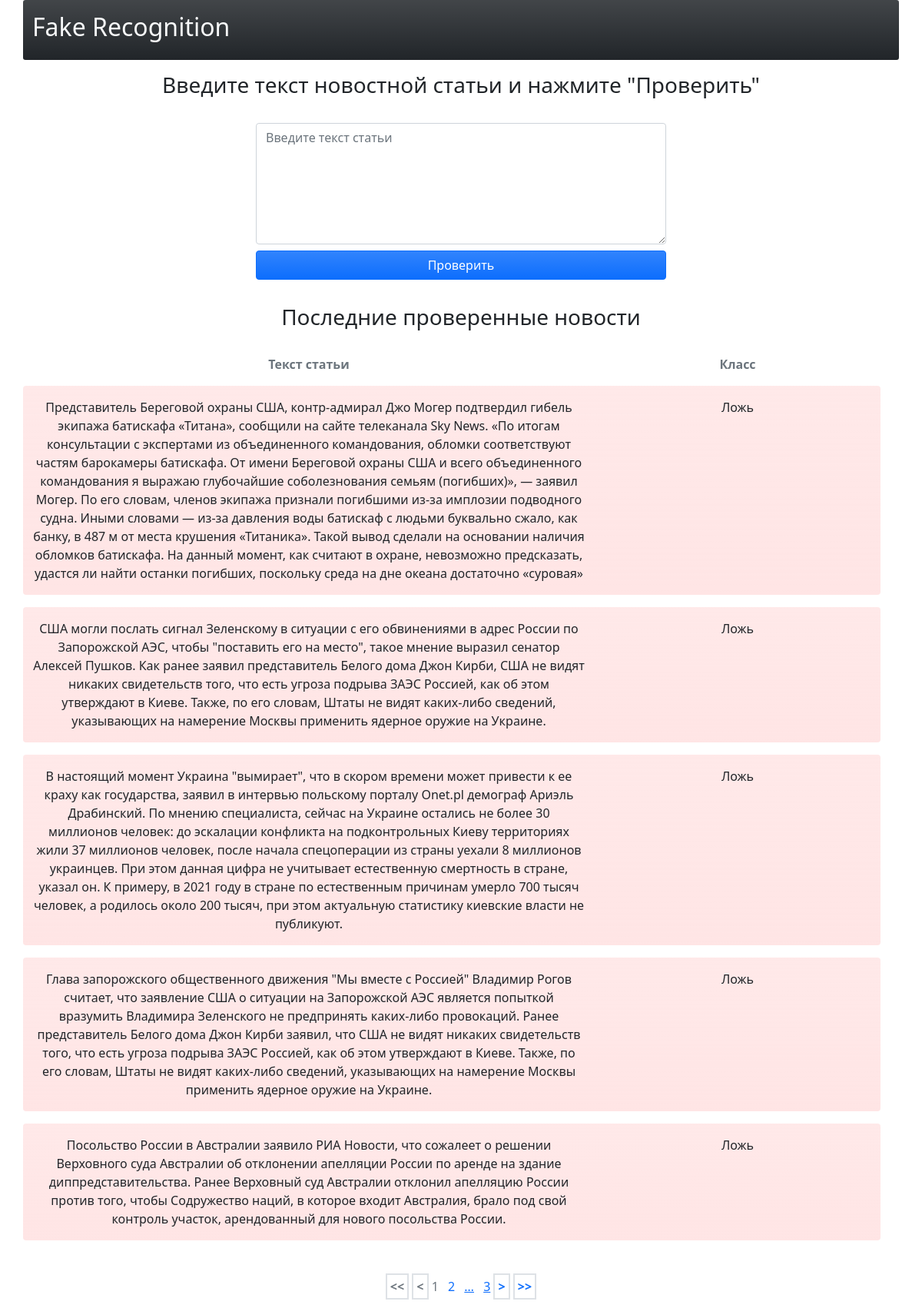
Before: / with the older database file.
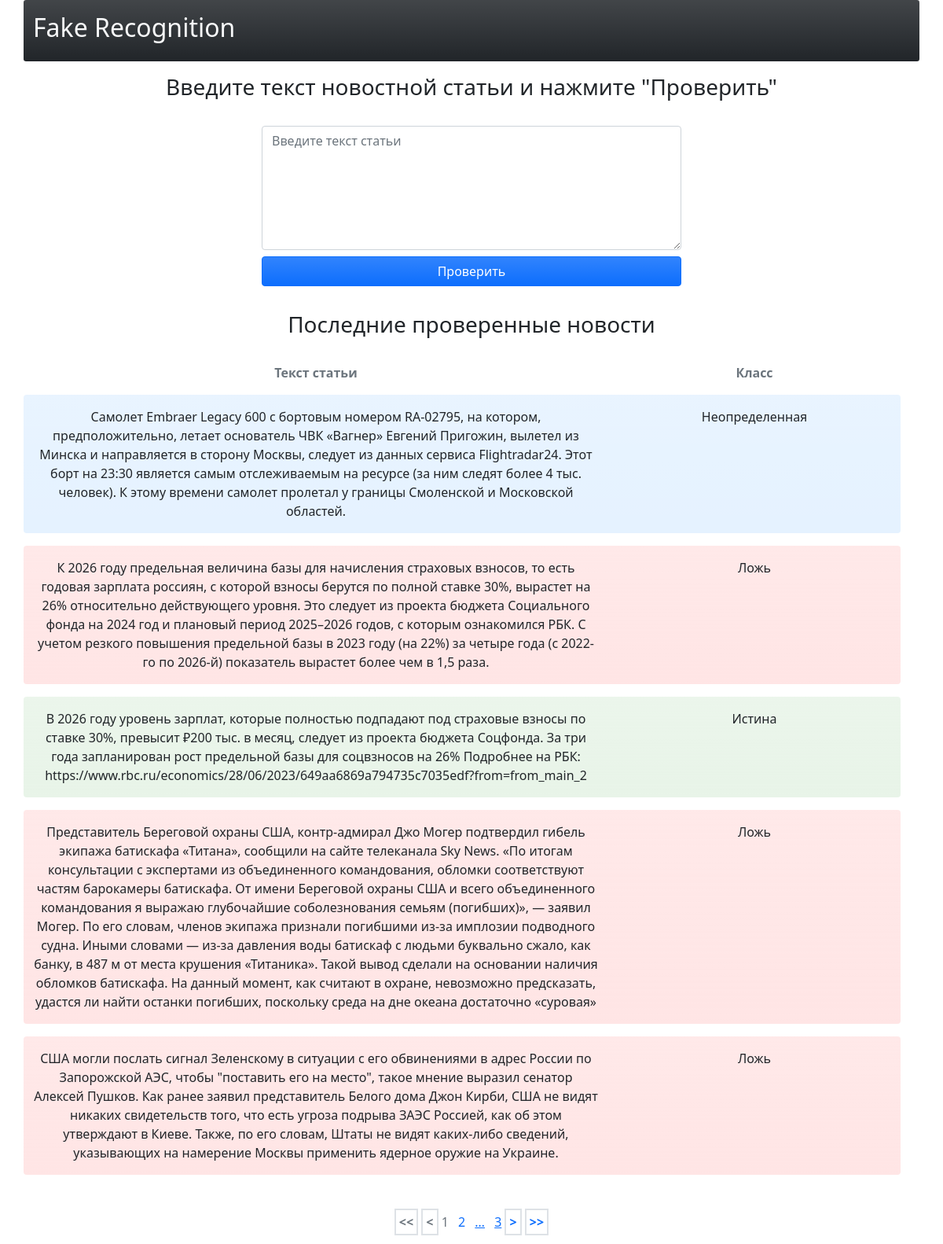
After: the same page with the newer database file.
### news_check/models.py (models this page shows)
class Article(models.Model):
    title = models.CharField('Название статьи', max_length=400, blank=True, null=True)
    text = models.TextField('Текст статьи')
    date = models.DateTimeField('Дата анализа статьи', default=datetime.datetime.now())
    category = models.CharField(
        choices=Categories.choices,
        verbose_name='Категория',
        max_length=30,
        blank=True,
        null=True
    )
    class Meta:
        verbose_name = 'Статья'
        verbose_name_plural = 'Статьи'
        ordering=('-date',)

### news_check/views.py (the view)
# urls.py: path('', view=ArticleListView.as_view(), name='home'),
class ArticleListView(ListView):
    model = Article
    context_object_name = 'articles'
    template_name = 'news_check/index.html'
    paginate_by = 5
    def get_queryset(self):
        return Article.objects.all()
    def get_context_data(self, **kwargs: Any) -> dict[str, Any]:
        context = super().get_context_data(**kwargs)
        context['form'] = ArticleForm
        return context

### news_check/templates/news_check/index.html (shortened to what this page needs)
{% load static %}
{% load widget_tweaks %}
<!DOCTYPE html>
<html lang="en">
<head>
    <link rel="stylesheet" href="../../../static/bootstrap5.0.2/css/bootstrap.css">
    <link rel="stylesheet" href="../../../static/main.css">
</head>
<body>
    <div class="container bg-dark bg-gradient rounded-1">
        <div class="row py-3">
            <div class="col">
                <a class="text-decoration-none text-light" href="{% url 'home' %}"><h2>Fake Recognition</h2></a>
            </div>
        </div>
    </div>
    <div class="container my-3 text-center">
        <h3 class="pb-3">Введите текст новостной статьи и нажмите "Проверить"</h3>
        <div class="row mx-auto pt-2">
        </div>
        <div class="row mx-auto">
            <div class="col-lg-3 col-md-2"></div>
            <div class="col-md-8 col-lg-6">
                <form class="nopadding" id="add_article" method="POST" action="{% url 'create_article' %}">
                    {% for field in form.visible_fields %}
                    <div class="form-group">
                        {{ field|add_class:'form-control' }}
                    </div>
                    {% endfor %}
                </form>
            </div>
            <div class="col-lg-3 col-md-2"></div>
        </div>
        <div class="row mx-auto pt-2">
            <div class="col-lg-3 col-md-2"></div>
            <div class="col-md-8 col-lg-6">
                <button form="add_article" type="submit" class="btn btn-primary bg-gradient px-5 w-100">Проверить</button>
            </div>
            <div class="col-lg-3 col-md-2"></div>
        </div>
    </div>
    <div class="container my-3 pb-3 text-center">
            <h3 class="py-3">Последние проверенные новости</h3>
            <div class="row w-100 mt-3 fw-bold text-secondary">
                <div class="col-8">Текст статьи</div>
                <div class="col-4">Класс</div>
            </div>
            {% for i in page_obj %}
            {% if i.category == 'Истина' %}
            <div class="row w-100 bg-true bg-gradient my-3 rounded-2">
                <p>
                    <div class="col-8">{{i.text}}</div>
                    <div class="col-4">{{i.category}}</div>
                </p>
            </div>
            {% elif i.category == 'Ложь' %}
            <div class="row w-100 bg-false bg-gradient my-3 rounded-2">
                <p>
                    <div class="col-8">{{i.text}}</div>
                    <div class="col-4">{{i.category}}</div>
                </p>
            </div>
            {% else %}
            <div class="row w-100 bg-fakerec bg-gradient my-3 rounded-2">
                <p>
                    <div class="col-8">{{i.text}}</div>
                    <div class="col-4">{{i.category}}</div>
                </p>
            </div>
            {% endif %}
            {% endfor %}
        </div>
    <nav class="container text-center mb-3">
        {% if page_obj.has_previous %}
            <a class="text-decoration-none p-1 border border-2 fw-bold" href="?page=1"><<</a>
            <a class="text-decoration-none p-1 border border-2 fw-bold" href="?page={{ page_obj.previous_page_number }}"><</a>
        {% else %}
            <a class="text-decoration-none p-1 border border-2 text-secondary fw-bold"><<</a>
            <a class="text-decoration-none p-1 border border-2 text-secondary fw-bold"><</a>
        {% endif %}
        {% for i in page_obj.paginator.page_range %}
            {% if page_obj.number == i %}
                <a class="pe-2 text-decoration-none text-secondary" href="#">{{ i }}</a>
            {% elif i > page_obj.number|add:'-2' and i < page_obj.number|add:'2' %}
                <a class="pe-2 text-decoration-none" href="?page={{ i }}">{{ i }}</a>
            {% endif %}
        {% endfor %}
        {% if page_obj.paginator.num_pages >= page_obj.number|add:'2' %}
            <a class="pe-2" href="?page={{ page_obj.number|add:'-2' }}">&hellip;</a>
            <a href="?page={{ page_obj.paginator.num_pages }}">{{ page_obj.paginator.num_pages }}</a>
        {% endif %}
        {% if page_obj.has_next %}
            <a class="p-1 text-decoration-none border border-2 fw-bold" href="?page={{ page_obj.next_page_number }}">></a>
            <a class="p-1 text-decoration-none border border-2 fw-bold" href="?page={{ page_obj.paginator.num_pages }}">>></a>
        {% else %}
            <a class="text-decoration-none p-1 border border-2 text-secondary fw-bold">></a>
            <a class="text-decoration-none p-1 border border-2 text-secondary fw-bold">>></a>
        {% endif %}
    </nav>
</body>
</html>

### static/main.css (style rules this page uses)
.nopadding { padding: 0 !important; }
.bg-fakerec { background-color: #e5f2ff !important; }
.bg-true { background-color: rgba(0, 128, 0, 0.09); }
.bg-false { background-color: rgba(255, 0, 0 , 0.1); }

Changed rows visible on the page:
no longer on this page (row unchanged): Article: text "В настоящий момент Украина \"вымирает\", что в скором времени может привести к ее краху как государства, заявил в интервью польскому порталу Onet.pl демограф Ариэль Драбинский. По мнению специалиста, сейчас на Украине остались не более 30 миллионов человек: до эскалации конфликта на подконтрольных Киеву территориях жили 37 миллионов человек, после начала спецоперации из страны уехали 8 миллионов украинцев. При этом данная цифра не учитывает естественную смертность в стране, указал он. К примеру, в 2021 году в стране по естественным причинам умерло 700 тысяч человек, а родилось около 200 тысяч, при этом актуальную статистику киевские власти не публикуют.", category "Ложь"
no longer on this page (row unchanged): Article: text "Глава запорожского общественного движения \"Мы вместе с Россией\" Владимир Рогов считает, что заявление США о ситуации на Запорожской АЭС является попыткой вразумить Владимира Зеленского не предпринять каких-либо провокаций. Ранее представитель Белого дома Джон Кирби заявил, что США не видят никаких свидетельств того, что есть угроза подрыва ЗАЭС Россией, как об этом утверждают в Киеве. Также, по его словам, Штаты не видят каких-либо сведений, указывающих на намерение Москвы применить ядерное оружие на Украине.", category "Ложь"
no longer on this page (row unchanged): Article: text "Посольство России в Австралии заявило РИА Новости, что сожалеет о решении Верховного суда Австралии об отклонении апелляции России по аренде на здание диппредставительства. Ранее Верховный суд Австралии отклонил апелляцию России против того, чтобы Содружество наций, в которое входит Австралия, брало под свой контроль участок, арендованный для нового посольства России.", category "Ложь"
added Article: text "Самолет Embraer Legacy 600 с бортовым номером RA-02795, на котором, предположительно, летает основатель ЧВК «Вагнер» Евгений Пригожин, вылетел из Минска и направляется в сторону Москвы, следует из данных сервиса Flightradar24. Этот борт на 23:30 является самым отслеживаемым на ресурсе (за ним следят более 4 тыс. человек). К этому времени самолет пролетал у границы Смоленской и Московской областей.", category "Неопределенная"
added Article: text "К 2026 году предельная величина базы для начисления страховых взносов, то есть годовая зарплата россиян, с которой взносы берутся по полной ставке 30%, вырастет на 26% относительно действующего уровня. Это следует из проекта бюджета Социального фонда на 2024 год и плановый период 2025–2026 годов, с которым ознакомился РБК. С учетом резкого повышения предельной базы в 2023 году (на 22%) за четыре года (с 2022-го по 2026-й) показатель вырастет более чем в 1,5 раза.", category "Ложь"
added Article: text "В 2026 году уровень зарплат, которые полностью подпадают под страховые взносы по ставке 30%, превысит ₽200 тыс. в месяц, следует из проекта бюджета Соцфонда. За три года запланирован рост предельной базы для соцвзносов на 26% Подробнее на РБК: https://www.rbc.ru/economics/28/06/2023/649aa6869a794735c7035edf?from=from_main_2", category "Истина"
